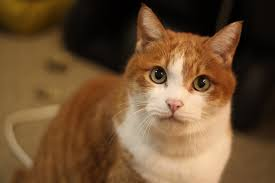
#> input picture afterMay/opencv_study/images/cat.png, 275 x 183 px, found by its file name
$ python opencv_study1.py
#> lines starting #> are read from the running program, lines starting #| are printed output that depends on the picture; after the words box and inside, x2 and y2 are one past the last pixel; in counts of white or black regions, pixels touching at a corner belong together
# opencv_study1.py

# open source Computer vision lib
# 컴퓨터 비전 - 비전AI

# 이미지 - 사람이다, 파랑색이다, 하늘색이다.
#         고양이다. 멍멍이다.
# 컴퓨터는 픽셀 숫자들의 모음으로 보고 있다.

# opencv로 이미지나 영상을 불러오기
# yolo에게 전달하여 객체 탐지
# 탐지 결과를 토대로 이미지나 영상에 opencv로 표시하기
# opencv - BGR(blue green red)
# arr = np.array ( [[0, 50, 100], [150, 200, 255] ])
# 영상 - opencv 열기 -> 프레임 한장 열기 -> 이미지 처리 -> 다음 프레임 읽기 -> 이미지 처리
# 앞으로 할 것
# 이미지 필터 , 객체 외곽선 찾기
# 움직임 감지, 영상 저장, 객체 탐지 결과 시각화

# 이미지 numpy 배열이다.
# 영상은 이미지 여러 장이다.
# 프레임 하나는 이미지 한 장이다. fps( frame per second)
# opencv는 배열을 읽고 변경하고, 분석하고 그려주고, 저장

import cv2
import numpy as np

img = cv2.imread("afterMay/opencv_study/images/cat.png")
#> img is the input picture: shape (183, 275, 3); mean B, G, R 50.4, 80.4, 110

cv2.imshow("image", img)

print( type(img) )
#| <class 'numpy.ndarray'>
print( img.shape ) # 세로(행), 가로(열), 색상값 - 3은 rgb
#| (183, 275, 3)
# 색상정보 - 1은 흑백, 4는 투명도 포함 (BGRA, RGBA)
# (183, 275, 1) - 픽셀 하나에 숫자 1개
# (183, 275, 3) - 픽셀 하나에 숫자 3개 ( B, G, R )
# (183, 275, 4) - 픽셀 하나에 숫자 4개 ( B, G, R, A )
#               A는 알파 (투명도 - 0 (투명) ~ 255(불투명) )

# print( img[100][100])
copy_img = img.copy() # 원본 데이터를 변경하지말고 복사본으로

copy_img[100:200 , 100:200] = [0,0,255]
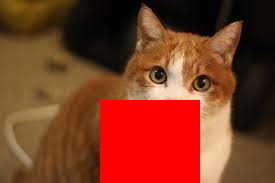
#> copy_img: shape (183, 275, 3); 16.49% of pixels changed, all inside (x1, y1, x2, y2) = (100, 100, 200, 183)
cv2.imshow("image", img)
# 이미지 저장 .imwrite("저장할 파일명", 저장객체)
cv2.imwrite("afterMay/opencv_study/images/copy_cat.png", copy_img)
cv2.waitKey(0)

# [9 lines of commented-out code are left out]

"""
강사님 풀이
h, w= copy_img2.shape[:2]

cx = w // 2
cy = h // 2

cv2.rectangle(
    copy_img2,
    (cx-25, cy-25),
    (cx+25, cy+25),
    (127,229,134),
    -1
)
cv2.imshow("cat", copy_img)
cv2.waitKey(0)
"""

cut = copy_img[20:120, 130:230]
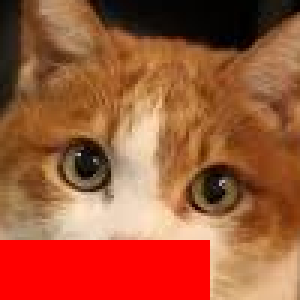
#> cut: shape (100, 100, 3) (shown 3 times larger); mean B, G, R 56.1, 87.5, 161.2
cv2.imwrite('afterMay/opencv_study/images/cut_cat.png', cut)
cv2.imshow("cut",cut)
cv2.waitKey(0)

$ run again, with afterMay/opencv_study/images/cars.png copied over afterMay/opencv_study/images/cat.png
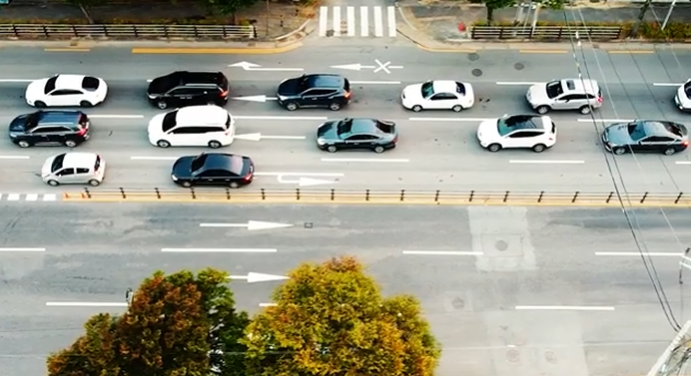
#> input picture afterMay/opencv_study/images/cars.png, 691 x 376 px, found by its file name
#> img is the input picture: shape (376, 691, 3); mean B, G, R 139.9, 155.4, 156.2
#| <class 'numpy.ndarray'>
#| (376, 691, 3)
#> `copy_img[100:200 , 100:200] = [0,0,255]`:
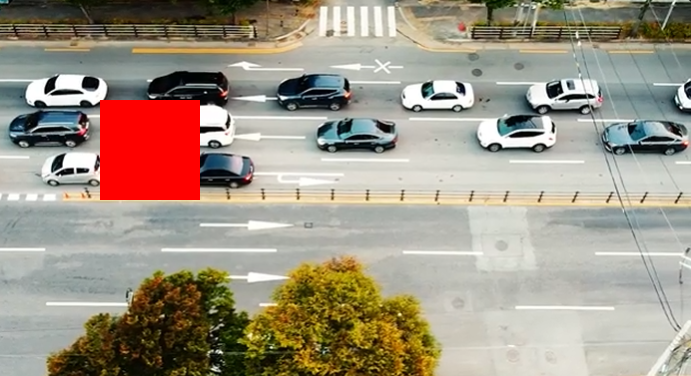
#> copy_img: shape (376, 691, 3); 3.85% of pixels changed, all inside (x1, y1, x2, y2) = (100, 100, 200, 200)
#> `cut = copy_img[20:120, 130:230]`:
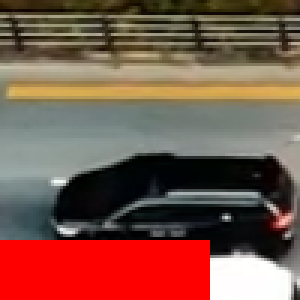
#> cut: shape (100, 100, 3) (shown 3 times larger); mean B, G, R 74.5, 86.8, 125.3

$ run again, with afterMay/opencv_study/images/coin.png copied over afterMay/opencv_study/images/cat.png
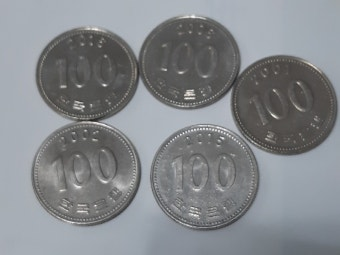
#> input picture afterMay/opencv_study/images/coin.png, 340 x 255 px, found by its file name
#> img is the input picture: shape (255, 340, 3); mean B, G, R 138.8, 135.2, 131.8
#| <class 'numpy.ndarray'>
#| (255, 340, 3)
#> `copy_img[100:200 , 100:200] = [0,0,255]`:
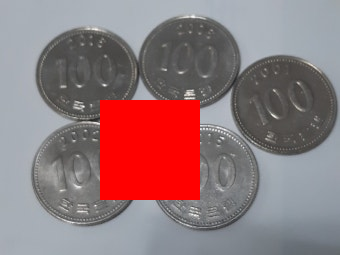
#> copy_img: shape (255, 340, 3); 11.53% of pixels changed, all inside (x1, y1, x2, y2) = (100, 100, 200, 200)
#> `cut = copy_img[20:120, 130:230]`:
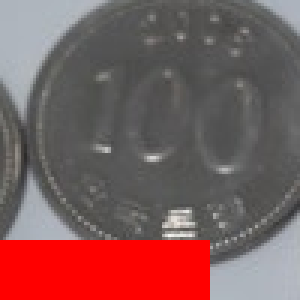
#> cut: shape (100, 100, 3) (shown 3 times larger); mean B, G, R 91.5, 91.2, 126.2
